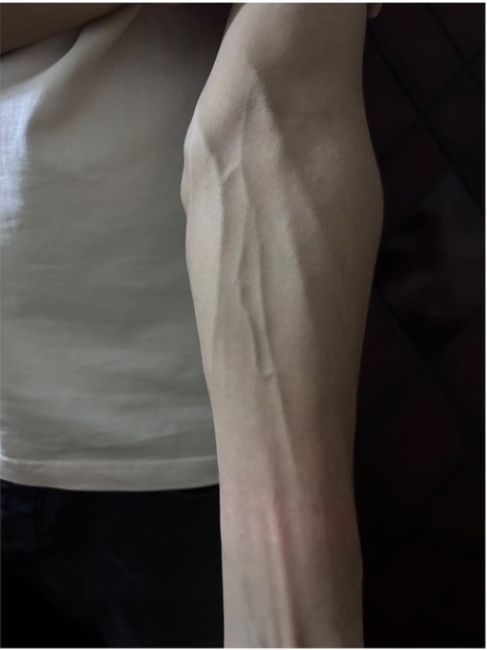
#> input picture image.png, 487 x 650 px
$ python -i veinDetect.py   (imports and definitions only)
#> lines starting #> are read from the running program, lines starting #| are printed output that depends on the picture; after the words box and inside, x2 and y2 are one past the last pixel; in counts of white or black regions, pixels touching at a corner belong together
#> further down, picture is the input picture: shape (650, 487, 3); mean B, G, R 65.9, 69.3, 74.5
import cv2
import numpy as np
import tkinter as tk
from tkinter import filedialog, ttk
from PIL import Image, ImageTk
import os
from datetime import datetime
import time
import threading

# ====== PARAMETERS ======
SKIN_LOWER = np.array([0, 20, 70], dtype=np.uint8)
SKIN_UPPER = np.array([20, 255, 255], dtype=np.uint8)
AREA_BORDER_RATIO = 0.15  # Max area ratio for a contour to be considered a vein
EDGE_MARGIN = 2           # Margin in pixels to consider a contour touching the edge
MASK_EDGE_MARGIN = 8      # Margin in pixels to consider a contour close to the hand mask edge
ALPHA = 0.6               # Overlay blending factor

class SplashScreen:
    # [62 lines left out: functions __init__, create_splash_content, not called in this run]

    def update_progress(self, value):
        self.progress['value'] = value
        self.splash.update()

    def destroy(self):
        self.splash.destroy()

class LoadingOverlay:
    # [51 lines left out: functions __init__, show, hide, not called in this run]

class VeinDetectorGUI:
    # [263 lines left out: functions __init__, simulate_loading, setup_gui, import_image, display_image, update_view and 4 more, not called in this run]

# ====== FUNCTIONS ======
def get_hand_mask(image):
    hsv = cv2.cvtColor(image, cv2.COLOR_BGR2HSV)
#> hsv: shape (650, 487, 3); mean H, S, V 61.4, 55.5, 75.2
    mask = cv2.inRange(hsv, SKIN_LOWER, SKIN_UPPER)
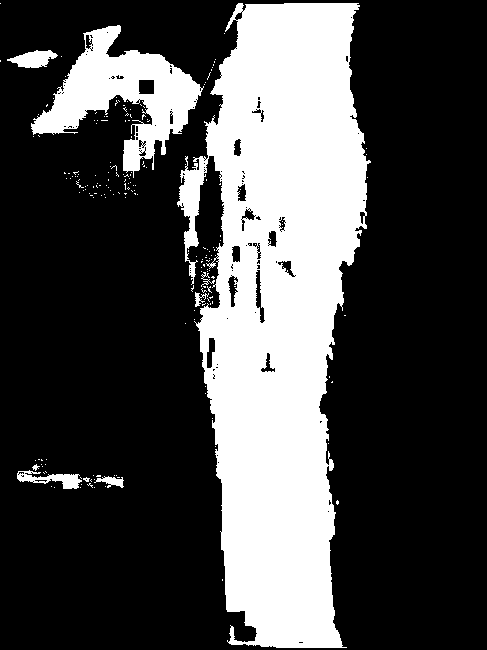
#> mask: shape (650, 487); 28.8% white; 193 white regions (184 under 20 px), largest, box (x1, y1, x2, y2) and area: (177, 3, 371, 648) 79395, (31, 25, 204, 178) 9982, (17, 470, 82, 489) 565
    kernel = np.ones((5, 5), np.uint8)
    mask = cv2.dilate(mask, kernel, iterations=2)
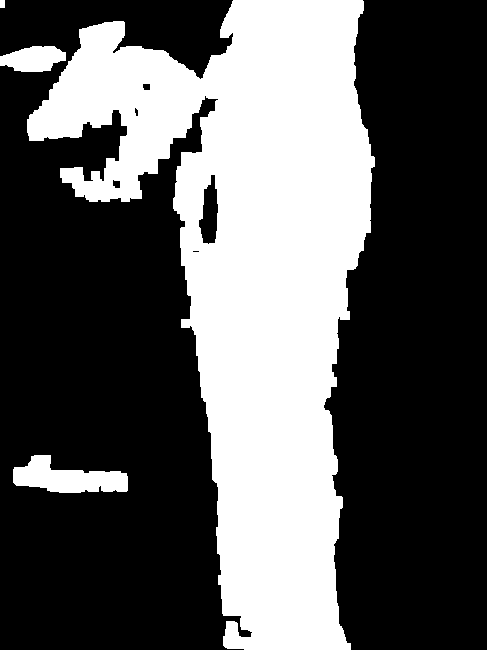
#> mask: shape (650, 487); 35.9% white; 4 white regions, box (x1, y1, x2, y2) and area: (27, 0, 375, 650) 109781, (13, 455, 128, 493) 2626, (0, 46, 66, 72) 1262, (0, 0, 5, 8) 40
    mask = cv2.medianBlur(mask, 5)
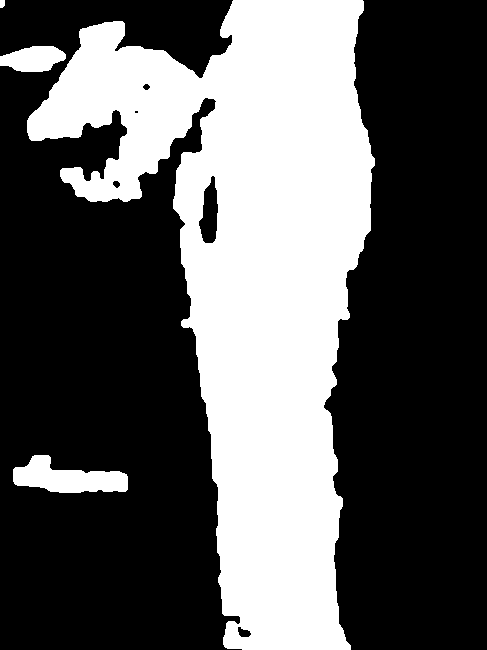
#> mask: shape (650, 487); 35.9% white; 4 white regions
    # Find the largest contour (assume it's the hand)
    contours, _ = cv2.findContours(mask, cv2.RETR_EXTERNAL, cv2.CHAIN_APPROX_SIMPLE)
#> contours = 4 contours; box (x1, y1, x2, y2) and area: (27, 0, 375, 650) 109654, (13, 455, 128, 493) 2484, (0, 46, 66, 72) 1185, (0, 0, 5, 8) 26
    if not contours:
        return np.zeros_like(mask)
    hand_contour = max(contours, key=cv2.contourArea)
#> hand_contour = contour of 743 points, box (x1, y1, x2, y2) (27, 0, 375, 650), area 109654
    hand_mask = np.zeros_like(mask)
    cv2.drawContours(hand_mask, [hand_contour], -1, 255, -1)
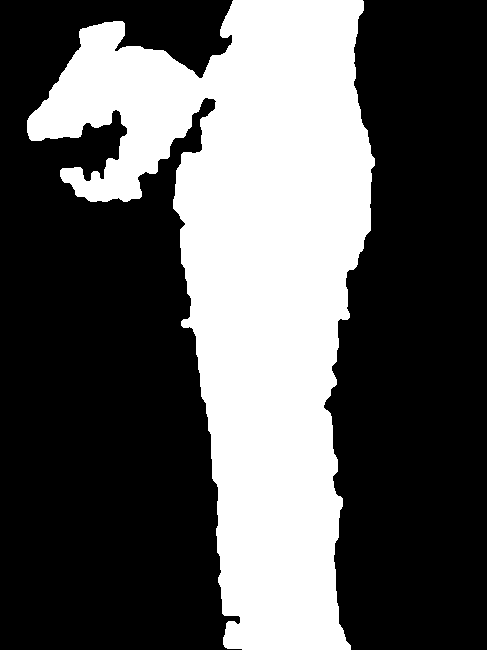
#> hand_mask: shape (650, 487); 35% white; 1 white region, box (x1, y1, x2, y2) and area: (27, 0, 375, 650) 110850
    hand_mask = cv2.erode(hand_mask, np.ones((MASK_EDGE_MARGIN, MASK_EDGE_MARGIN), np.uint8), iterations=1)
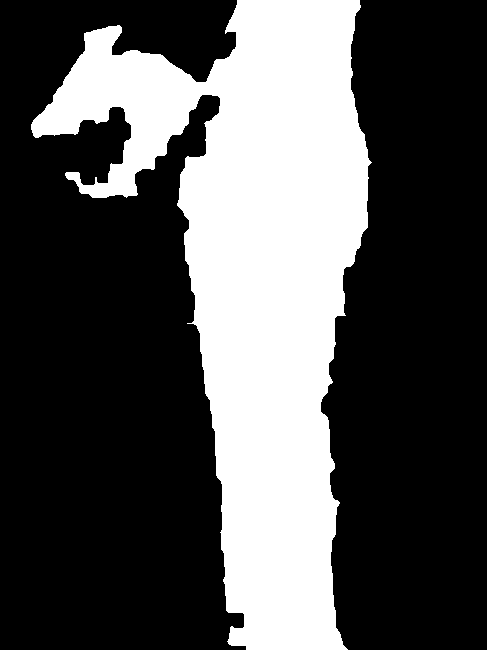
#> hand_mask: shape (650, 487); 32% white; 1 white region, box (x1, y1, x2, y2) and area: (31, 0, 372, 650) 101300
    return hand_mask

# [31 lines left out: functions detect_veins, draw_veins_on_image, not called in this run]

# ====== MAIN SCRIPT ======
# [4 lines not run here, left out]

>>> import cv2
>>> picture = cv2.imread('image.png')
>>> result = get_hand_mask(picture)
